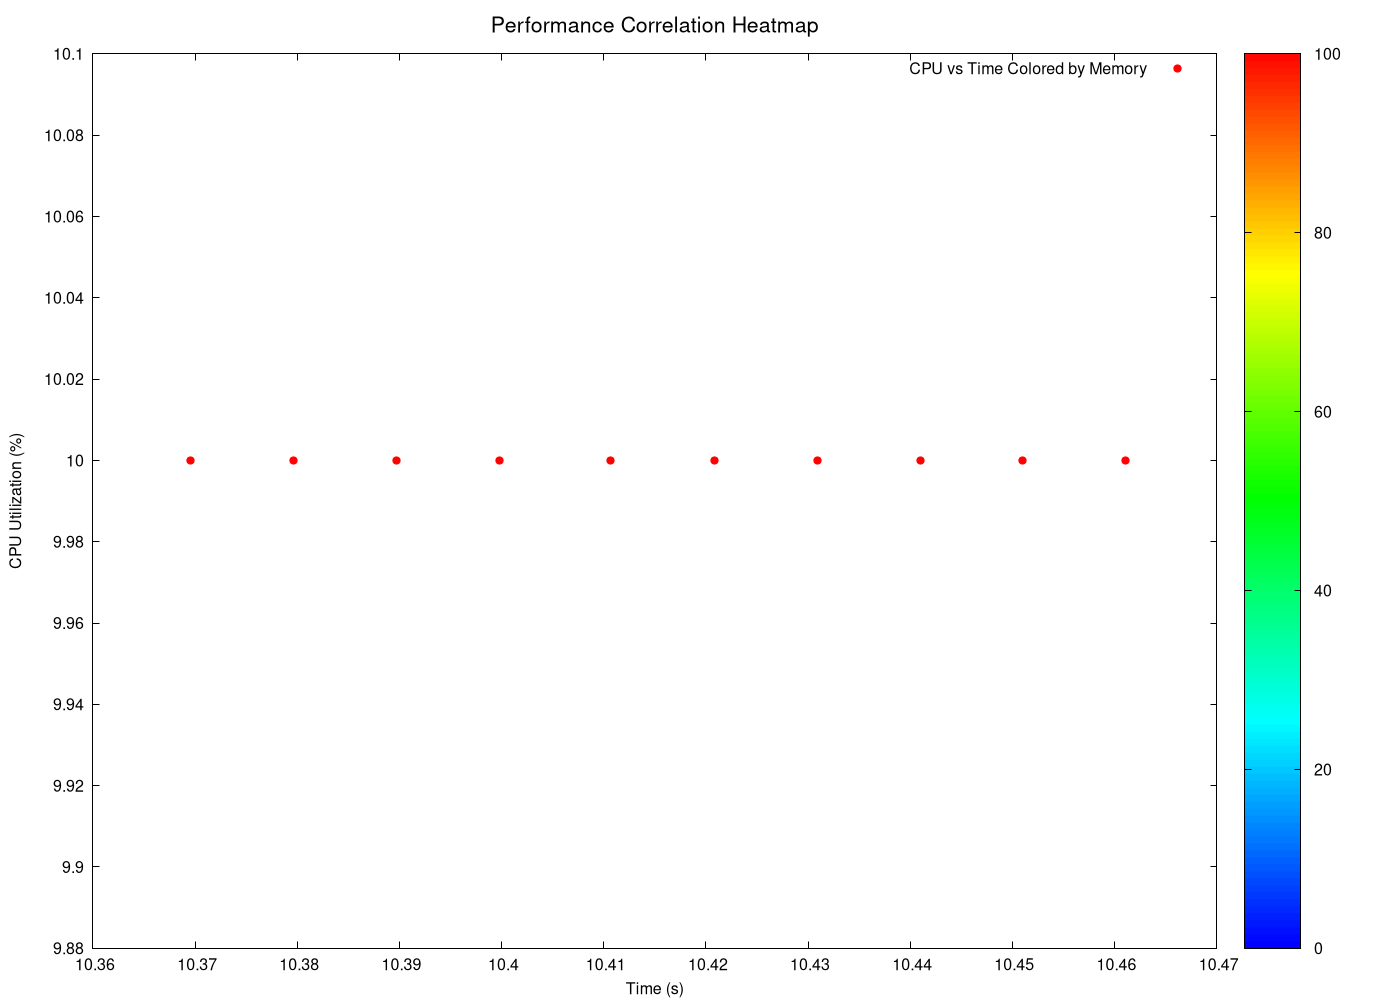

This chart was generated by the following gnuplot code:
# GNUplot script for 3D heatmaps
set terminal pngcairo enhanced font 'Helvetica,12' size 1400,1000
set output 'png/quick_sort_20260131_225122_3d_heatmap_heatmap.png'

set title 'Performance Correlation Heatmap' font 'Helvetica,16'
set xlabel 'Time (s)' font 'Helvetica,12'
set ylabel 'CPU Utilization (%)' font 'Helvetica,12'
set zlabel 'Memory Usage (MB)' font 'Helvetica,12'

# Configure pm3d for heatmap
set pm3d map
set palette defined (0 '#0000ff', 1 '#00ffff', 2 '#00ff00', 3 '#ffff00', 4 '#ff0000')
set cbrange [0:]
set view map

# 2D heatmap projection (since we have time-series data)
plot 'png/quick_sort_20260131_225122_3d_heatmap_heatmap.dat' using 1:2:3 with points palette pt 7 ps 1.2 title 'CPU vs Time Colored by Memory'
